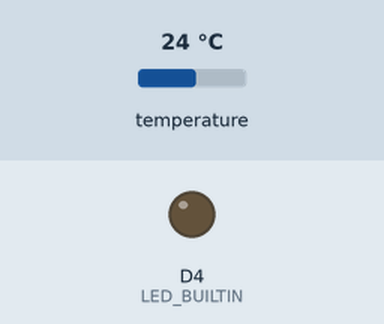
A sketch run on a simulated ESP8266 (NodeMCU). On the bench: output pins drawn as LEDs (lit = HIGH, except the on-board LED, lit = LOW). Inputs (shaded band) come from the test bench; at power-on: temperature 24 °C. WiFi joins after 1.5 s; servers stay silent unless stated; what the sketch prints to the serial monitor is not drawn.

Above: at 1.55 s.
Timing chart, 0 to 8.9 s (numbered marks = the images above):
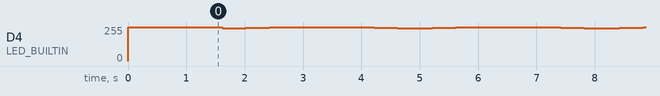

The sketch:

temp_server.ino
```cpp
#include <Ticker.h>
#include <OneWire.h>
#include <DallasTemperature.h>
#include <Arduino.h>
#include <ESP8266WiFi.h>
#include <ESPAsyncWebSrv.h>

#include "temperature_html.h"

#define DS18B20_PIN             D1
#define SERIAL_BAUD_RATE        115200
#define WEB_SERVER_PORT         80
#define LED_STEP                1
#define LED_MAX                 260
#define LED_MIN                 245
#define TEMP_READ_PERIOD_MS     1000
#define LED_UPDATE_PERIOD_MS    100

const char *ssid = "";
const char *pass = "";

Ticker blinker;
OneWire oneWire(DS18B20_PIN);
DallasTemperature sensors(&oneWire);
AsyncWebServer server(WEB_SERVER_PORT);
String temperature;
uint32_t lastTempRead = 0;

void updateLed()
{
  static bool dir = true;
  static int16_t value = 0;

  value += dir ? LED_STEP : -LED_STEP;

  if (value > LED_MAX)
  {
    value = LED_MAX;
    dir = !dir;
  }
  else if (value < LED_MIN)
  {
    value = LED_MIN;
    dir = !dir;
  }

  analogWrite(LED_BUILTIN, value);
}

String getTemperature()
{
  String ret_temp = "--";

  sensors.requestTemperatures();
  if (sensors.isConversionComplete() == true)
  {
    ret_temp = sensors.getTempCByIndex(0);
  }

  return ret_temp;
}

String processor(const String& var){
  String ret = "";
  if (var == "TEMPERATURE")
  {
    ret = temperature;
  }
  return ret;
}

void setup()
{
  digitalWrite(LED_BUILTIN, HIGH);
  pinMode(LED_BUILTIN, OUTPUT);
  Serial.begin(SERIAL_BAUD_RATE);
  Serial.println();
  Serial.println();

  sensors.begin();
  WiFi.begin(ssid, pass);

  Serial.println("Connecting to WiFi");
  while (WiFi.status() != WL_CONNECTED)
  {
    delay(500);
    Serial.print(".");
  }

  Serial.println();
  Serial.println(WiFi.localIP());

  server.on("/", HTTP_GET, [](AsyncWebServerRequest *request)
  {
    request->send_P(200, "text/html", index_html, processor);
  });

  server.on("/c", HTTP_GET, [](AsyncWebServerRequest *request){
    request->send_P(200, "text/plain", temperature.c_str());
  });

  server.begin();
  blinker.attach_ms(LED_UPDATE_PERIOD_MS, updateLed);
}


void loop()
{
  if (millis() - lastTempRead >= TEMP_READ_PERIOD_MS)
  {
    temperature = getTemperature();
    lastTempRead = millis();
  }
}
```

temperature_html.h
```cpp
#ifndef TEMPERATURE_HTML_H
#define TEMPERATURE_HTML_H

const char index_html[] PROGMEM = R"rawliteral(
<!DOCTYPE HTML>
<html>
  <head>
    <meta name="viewport" content="width=device-width, initial-scale=1">
    <link rel="stylesheet" href="https://use.fontawesome.com/releases/v5.7.2/css/all.css" integrity="sha384-fnmOCqbTlWIlj8LyTjo7mOUStjsKC4pOpQbqyi7RrhN7udi9RwhKkMHpvLbHG9Sr" crossorigin="anonymous">

    <style>
      html {
      font-family: Arial;
      display: inline-block;
      margin: 0px auto;
      text-align: center;
      }
      h2 { font-size: 3.0rem; }
      p { font-size: 3.0rem; }
      .units { font-size: 1.2rem; }
      .ds-labels{
        font-size: 1.5rem;
        vertical-align:middle;
        padding-bottom: 15px;
      }
    </style>

  </head>

  <body>
    <h2>ESP8266 DS18B20 Server</h2>
    <p>
      <i class="fas fa-thermometer-half" style="color:#059e8a;"></i>
      <span class="ds-labels">Temperature Celsius</span>
      <span id="temperaturec">%TEMPERATURE%</span>
      <sup class="units">&deg;C</sup>
    </p>
  </body>

  <script>
  setInterval(function ( ) {
    var xhttp = new XMLHttpRequest();
    xhttp.onreadystatechange = function() {
      if (this.readyState == 4 && this.status == 200) {
        document.getElementById("temperaturec").innerHTML = this.responseText;
      }
    };
    xhttp.open("GET", "/c", true);
    xhttp.send();
  }, 1000);
  </script>

</html>

)rawliteral";

#endif
```
